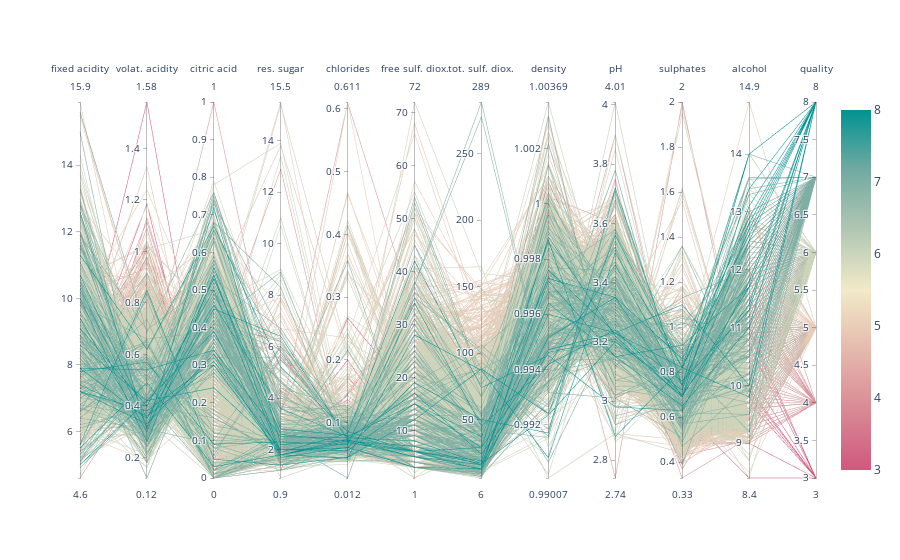

Notebook source saved alongside this figure:
### Markdown cell above
To get a feeling for the data set, let's take a look at it first.

### Code cell
parCo = go.Figure(data=
    go.Parcoords(
        line = dict(color = Data['quality'],
                    colorscale = 'Tealrose',
                    showscale = True,
                    cmin = 3,
                    cmax = 8,
                    reversescale = True),
        dimensions = list([
            dict(label = "fixed acidity", 
                 values = Data['fixed acidity']),
            dict(label = 'volat. acidity', 
                 values = Data['volatile acidity']),
            dict(label = 'citric acid', 
                 values = Data['citric acid']),
            dict(label = 'res. sugar', 
                 values = Data['residual sugar']),
            dict(label = 'chlorides', 
                 values = Data['chlorides']),
            dict(label = 'free sulf. diox.', 
                 values = Data['free sulfur dioxide']),
            dict(label = 'tot. sulf. diox.', 
                 values = Data['total sulfur dioxide']),
            dict(label = 'density', 
                 values = Data['density']),
            dict(label = 'pH', 
                 values = Data['pH']),
            dict(label = 'sulphates', 
                 values = Data['sulphates']),
            dict(label = 'alcohol', 
                 values = Data['alcohol']),
            dict(label = 'quality', 
                 values = Data['quality']),
        ])
    )
)
parCo.show()

### Figure 1 — Plotly figure (JSON) as saved in the notebook; plotly's stock layout.template omitted (floating-point values rounded to 4 significant figures; data arrays with more than 128 entries replaced by an {"elided": "..."} marker saying what was removed)
{"data": [{"dimensions": [{"label": "fixed acidity", "values": {"elided": "1599 float values"}}, {"label": "volat. acidity", "values": {"elided": "1599 float values"}}, {"label": "citric acid", "values": {"elided": "1599 float values"}}, {"label": "res. sugar", "values": {"elided": "1599 float values"}}, {"label": "chlorides", "values": {"elided": "1599 float values"}}, {"label": "free sulf. diox.", "values": {"elided": "1599 float values"}}, {"label": "tot. sulf. diox.", "values": {"elided": "1599 float values"}}, {"label": "density", "values": {"elided": "1599 float values"}}, {"label": "pH", "values": {"elided": "1599 float values"}}, {"label": "sulphates", "values": {"elided": "1599 float values"}}, {"label": "alcohol", "values": {"elided": "1599 float values"}}, {"label": "quality", "values": {"elided": "1599 int values"}}], "line": {"cmax": 8, "cmin": 3, "color": {"elided": "1599 int values"}, "colorscale": [[0, "rgb(0, 147, 146)"], [0.1667, "rgb(114, 170, 161)"], [0.3333, "rgb(177, 199, 179)"], [0.5, "rgb(241, 234, 200)"], [0.6667, "rgb(229, 185, 173)"], [0.8333, "rgb(217, 137, 148)"], [1, "rgb(208, 88, 126)"]], "reversescale": true, "showscale": true}, "type": "parcoords"}], "layout": {"autosize": true}}
